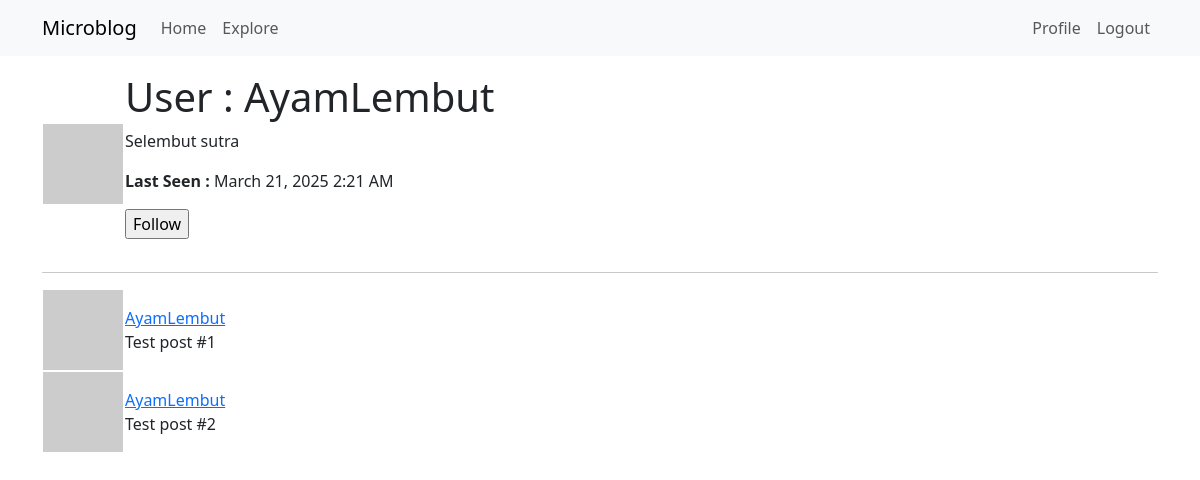
The app's page /user/AyamLembut (signed in), older data.
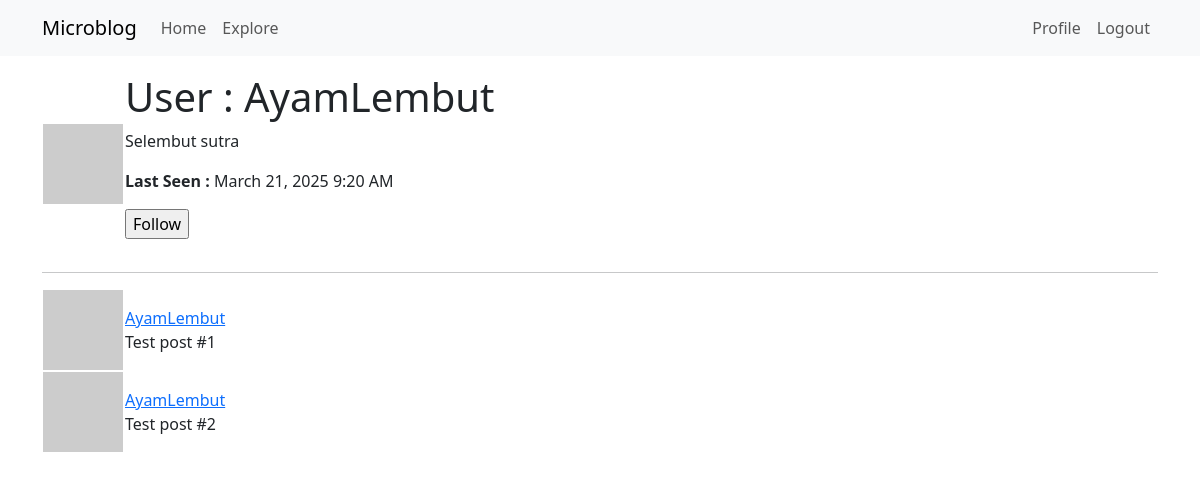
The same page, newer data.
### app/models.py (models this page shows, shortened)
class User(UserMixin, db.Model):
    id: so.Mapped[int] = so.mapped_column(primary_key=True)
    username: so.Mapped[str] = so.mapped_column(sa.String(64), index=True, unique=True)
    email: so.Mapped[str] = so.mapped_column(sa.String(120), index=True, unique=True)
    password_hash: so.Mapped[Optional[str]] = so.mapped_column(sa.String(256))
    about_me: so.Mapped[Optional[str]] = so.mapped_column(sa.String(140))
    last_seen: so.Mapped[Optional[datetime]] = so.mapped_column(default=lambda: datetime.now(timezone.utc))
    following: so.WriteOnlyMapped['User'] = so.relationship(
        secondary=followers, primaryjoin=(followers.c.follower_id == id),
        secondaryjoin=(followers.c.followed_id == id),
        back_populates="followers"
    )
    followers: so.WriteOnlyMapped['User'] = so.relationship(
        secondary=followers, primaryjoin=(followers.c.followed_id == id),
        secondaryjoin=(followers.c.follower_id == id),
        back_populates="following"
    )
    posts: so.WriteOnlyMapped['Post'] = so.relationship(back_populates='author')
    def avatar(self, size):
        digest = md5(self.email.lower().encode('utf-8')).hexdigest()
        return f'https://www.gravatar.com/avatar/{digest}?d=identicon&s={size}'
    def is_following(self, user):
        query = self.following.select().where(User.id == user.id)
        return db.session.scalar(query) is not None

### app/routes.py (the view)
@app.route('/user/<username>')
@login_required
def user(username):
    user = db.first_or_404(sa.select(User).where(User.username == username))
    posts = [
        {'author': user, 'body': 'Test post #1'},
        {'author': user, 'body': 'Test post #2'}
    ]
    form = EmptyForm()
    return render_template('user.html', user=user, posts=posts, form=form)

### app/forms.py
class EmptyForm(FlaskForm):
    submit = SubmitField('Submit')

### app/models.py (called while the page is built)
@login.user_loader
def load_user(id):
    return db.session.get(User, int(id))

### app/routes.py (called while the page is built)
@app.before_request
def before_request():
    if current_user.is_authenticated:
        current_user.last_seen = datetime.now(timezone.utc)
        db.session.commit()

### app/templates/user.html (shortened to what this page needs)
{% extends "base.html" %}
{% block content %}
    <table>
        <tr>
            <td><img src="{{ user.avatar(128) }}" alt=""></td>
            <td>
                <h1>User : {{ user.username }}</h1>
                {% if user.about_me %}
                    <p>{{ user.about_me }}</p>
                {% endif %}
                {% if user.last_seen %}
                    <p><b>Last Seen :</b> {{ moment(user.last_seen).format('LLL') }}</p>
                {% endif %}
                {% if user == current_user %}
                    <p><a href="{{ url_for('edit_profile') }}">Edit your profile</a></p>
                {% elif not current_user.is_following(user) %}
                <p>
                    <form action="{{ url_for('follow', username=user.username) }}" method="post">
                        {{ form.submit(value='Follow') }}
                    </form>
                </p>
                {% endif %}
            </td>
        </tr>
    </table>
    <hr>
    {% for post in posts %}
    <table>
        <td><img src="{{ user.avatar(46) }}" alt=""></td>
        <td>
            <a href="{{ url_for('user', username=post.author.username) }}">{{ post.author.username }}</a>
            <br>{{ post.body }}
        </td>
    </table>
    {% endfor %}
{% endblock %}

Row changes from the older to the newer data that the page shows:
changed User "AyamLembut": last_seen "March 21, 2025 2:21 AM" → "March 21, 2025 9:20 AM"
